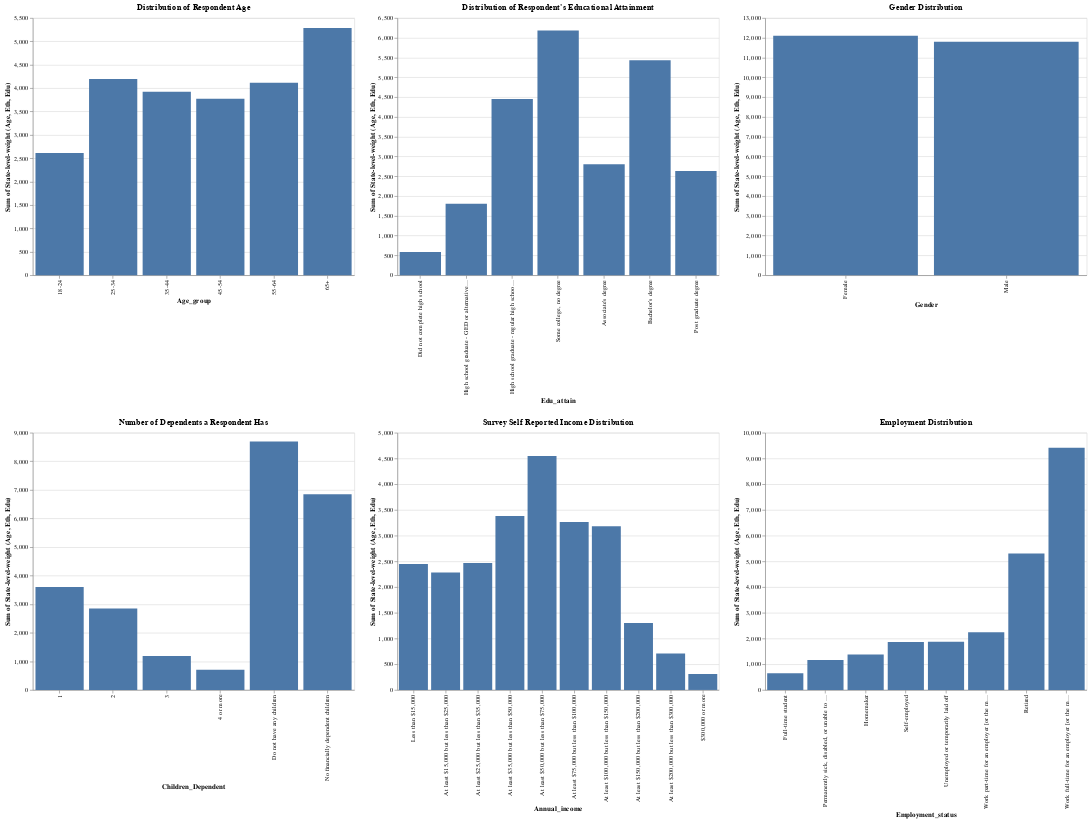

The notebook cell this image was saved under:
### Code cell
# Creating custom order

# Define the custom order for 'Edu_attain' and 'Annual_income'
education_order = [
    "Did not complete high school",
    "High school graduate - GED or alternative credential",
    "High school graduate - regular high school diploma",
    "Some college, no degree",
    "Associate's degree",
    "Bachelor's degree",
    "Post graduate degree"
]

income_order = [
    "Less than $15,000",
    "At least $15,000 but less than $25,000",
    "At least $25,000 but less than $35,000",
    "At least $35,000 but less than $50,000",
    "At least $50,000 but less than $75,000",
    "At least $75,000 but less than $100,000",
    "At least $100,000 but less than $150,000",
    "At least $150,000 but less than $200,000",
    "At least $200,000 but less than $300,000",
    "$300,000 or more"
]

# Creating histograms of continuous features
chart_age = alt.Chart(df, title='Distribution of Respondent Age').mark_bar().encode(
    x=alt.X('Age_group', type='nominal'),
    y=alt.Y('sum(State-level-weight (Age, Eth, Edu)):Q') # Adjust by the state level weights
).properties(width=500, height=400)

chart_edu = alt.Chart(df, title= "Distribution of Respondent's Educational Attainment").mark_bar().encode(
    x=alt.X('Edu_attain', type='nominal', sort= education_order),
    y=alt.Y('sum(State-level-weight (Age, Eth, Edu)):Q'),
).properties(width=500, height=400)

chart_child_dependent = alt.Chart(df, title = 'Number of Dependents a Respondent Has').mark_bar().encode(
    x=alt.X('Children_Dependent', type='nominal'),
    y=alt.Y('sum(State-level-weight (Age, Eth, Edu)):Q') # Adjust by the state level weights
).properties(width=500, height=400)

chart_income = alt.Chart(df, title = 'Survey Self Reported Income Distribution').mark_bar().encode(
    x=alt.X('Annual_income', type='nominal', sort=income_order ),
    y=alt.Y('sum(State-level-weight (Age, Eth, Edu)):Q') # Adjust by the state level weights
).properties(width=500, height=400)

chart_gender = alt.Chart(df, title = 'Gender Distribution').mark_bar().encode(
    x=alt.X('Gender', type='nominal', sort=income_order ),
    y=alt.Y('sum(State-level-weight (Age, Eth, Edu)):Q') # Adjust by the state level weights
).properties(width=500, height=400)

chart_employment = alt.Chart(df, title = 'Employment Distribution').mark_bar().encode(
    x=alt.X('Employment_status', type='nominal', sort='y' ),
    y=alt.Y('sum(State-level-weight (Age, Eth, Edu)):Q') # Adjust by the state level weights
).properties(width=500, height=400)

# Plotting charts
alt.vconcat(alt.hconcat(chart_age, chart_edu, chart_gender), alt.hconcat(chart_child_dependent,chart_income, chart_employment))

### Figure 1 — Vega specification as saved in the notebook (floating-point values rounded to 4 significant figures)
{"$schema": "https://vega.github.io/schema/vega/v5.json", "data": [{"name": "source_0"}, {"name": "data_0", "values": [{"Age_group": "35-44", "sum_State-level-weight (Age, Eth, Edu)": 3920.0}, {"Age_group": "65+", "sum_State-level-weight (Age, Eth, Edu)": 5285.0}, {"Age_group": "45-54", "sum_State-level-weight (Age, Eth, Edu)": 3772.0}, {"Age_group": "25-34", "sum_State-level-weight (Age, Eth, Edu)": 4194.0}, {"Age_group": "55-64", "sum_State-level-weight (Age, Eth, Edu)": 4113.0}, {"Age_group": "18-24", "sum_State-level-weight (Age, Eth, Edu)": 2614.0}]}, {"name": "data_1"}, {"name": "data_2", "values": [{"Edu_attain": "Bachelor's degree", "sum_State-level-weight (Age, Eth, Edu)": 5433.0}, {"Edu_attain": "Associate's degree", "sum_State-level-weight (Age, Eth, Edu)": 2802.0}, {"Edu_attain": "Some college, no degree", "sum_State-level-weight (Age, Eth, Edu)": 6184.0}, {"Edu_attain": "Post graduate degree", "sum_State-level-weight (Age, Eth, Edu)": 2634.0}, {"Edu_attain": "High school graduate - regular high school diploma", "sum_State-level-weight (Age, Eth, Edu)": 4456.0}, {"Edu_attain": "High school graduate - GED or alternative credential", "sum_State-level-weight (Age, Eth, Edu)": 1804.0}, {"Edu_attain": "Did not complete high school", "sum_State-level-weight (Age, Eth, Edu)": 585.0}]}, {"name": "data_3"}, {"name": "data_4", "values": [{"Gender": "Female", "sum_State-level-weight (Age, Eth, Edu)": 12100.0}, {"Gender": "Male", "sum_State-level-weight (Age, Eth, Edu)": 11800.0}]}, {"name": "data_5", "values": [{"Children_Dependent": "2", "sum_State-level-weight (Age, Eth, Edu)": 2854.0}, {"Children_Dependent": "No financially dependent children", "sum_State-level-weight (Age, Eth, Edu)": 6851.0}, {"Children_Dependent": "Do not have any children", "sum_State-level-weight (Age, Eth, Edu)": 8690.0}, {"Children_Dependent": "1", "sum_State-level-weight (Age, Eth, Edu)": 3605.0}, {"Children_Dependent": "3", "sum_State-level-weight (Age, Eth, Edu)": 1188.0}, {"Children_Dependent": "4 or more", "sum_State-level-weight (Age, Eth, Edu)": 710.5}]}, {"name": "data_6"}, {"name": "data_7", "values": [{"Annual_income": "At least $150,000 but less than $200,000", "sum_State-level-weight (Age, Eth, Edu)": 1302.0}, {"Annual_income": "At least $50,000 but less than $75,000", "sum_State-level-weight (Age, Eth, Edu)": 4548.0}, {"Annual_income": "At least $100,000 but less than $150,000", "sum_State-level-weight (Age, Eth, Edu)": 3183.0}, {"Annual_income": "At least $35,000 but less than $50,000", "sum_State-level-weight (Age, Eth, Edu)": 3379.0}, {"Annual_income": "At least $75,000 but less than $100,000", "sum_State-level-weight (Age, Eth, Edu)": 3264.0}, {"Annual_income": "Less than $15,000", "sum_State-level-weight (Age, Eth, Edu)": 2450.0}, {"Annual_income": "At least $15,000 but less than $25,000", "sum_State-level-weight (Age, Eth, Edu)": 2285.0}, {"Annual_income": "At least $25,000 but less than $35,000", "sum_State-level-weight (Age, Eth, Edu)": 2469.0}, {"Annual_income": "At least $200,000 but less than $300,000", "sum_State-level-weight (Age, Eth, Edu)": 708.8}, {"Annual_income": "$300,000 or more", "sum_State-level-weight (Age, Eth, Edu)": 310.2}]}, {"name": "data_8", "values": [{"Employment_status": "Work full-time for an employer [or the military]", "sum_State-level-weight (Age, Eth, Edu)": 9416.0}, {"Employment_status": "Retired", "sum_State-level-weight (Age, Eth, Edu)": 5308.0}, {"Employment_status": "Self-employed", "sum_State-level-weight (Age, Eth, Edu)": 1864.0}, {"Employment_status": "Permanently sick, disabled, or unable to work", "sum_State-level-weight (Age, Eth, Edu)": 1165.0}, {"Employment_status": "Work part-time for an employer [or the military]", "sum_State-level-weight (Age, Eth, Edu)": 2244.0}, {"Employment_status": "Homemaker", "sum_State-level-weight (Age, Eth, Edu)": 1380.0}, {"Employment_status": "Unemployed or temporarily laid off", "sum_State-level-weight (Age, Eth, Edu)": 1875.0}, {"Employment_status": "Full-time student", "sum_State-level-weight (Age, Eth, Edu)": 648.4}]}, {"name": "data_0_concat_0_concat_0_x_domain_Age_group", "values": [{"Age_group": "35-44"}, {"Age_group": "65+"}, {"Age_group": "45-54"}, {"Age_group": "25-34"}, {"Age_group": "55-64"}, {"Age_group": "18-24"}]}, {"name": "data_0_concat_0_concat_0_y_domain_sum_State-level-weight (Age, Eth, Edu)", "values": [{"min": 2614.0, "max": 5285.0}]}, {"name": "data_1_concat_0_concat_1_x_domain_Edu_attain", "values": [{"Edu_attain": "Bachelor's degree", "sort_field": 5.0}, {"Edu_attain": "Associate's degree", "sort_field": 4.0}, {"Edu_attain": "Some college, no degree", "sort_field": 3.0}, {"Edu_attain": "Post graduate degree", "sort_field": 6.0}, {"Edu_attain": "High school graduate - regular high school diploma", "sort_field": 2.0}, {"Edu_attain": "High school graduate - GED or alternative credential", "sort_field": 1.0}, {"Edu_attain": "Did not complete high school", "sort_field": 0.0}]}, {"name": "data_2_concat_0_concat_1_y_domain_sum_State-level-weight (Age, Eth, Edu)", "values": [{"min": 585.0, "max": 6184.0}]}, {"name": "data_3_concat_0_concat_2_x_domain_Gender", "values": [{"Gender": "Female", "sort_field": 10.0}, {"Gender": "Male", "sort_field": 10.0}]}, {"name": "data_4_concat_0_concat_2_y_domain_sum_State-level-weight (Age, Eth, Edu)", "values": [{"min": 11800.0, "max": 12100.0}]}, {"name": "data_5_concat_1_concat_0_x_domain_Children_Dependent", "values": [{"Children_Dependent": "2"}, {"Children_Dependent": "No financially dependent children"}, {"Children_Dependent": "Do not have any children"}, {"Children_Dependent": "1"}, {"Children_Dependent": "3"}, {"Children_Dependent": "4 or more"}]}, {"name": "data_5_concat_1_concat_0_y_domain_sum_State-level-weight (Age, Eth, Edu)", "values": [{"min": 710.5, "max": 8690.0}]}, {"name": "data_6_concat_1_concat_1_x_domain_Annual_income", "values": [{"Annual_income": "At least $150,000 but less than $200,000", "sort_field": 7.0}, {"Annual_income": "At least $50,000 but less than $75,000", "sort_field": 4.0}, {"Annual_income": "At least $100,000 but less than $150,000", "sort_field": 6.0}, {"Annual_income": "At least $35,000 but less than $50,000", "sort_field": 3.0}, {"Annual_income": "At least $75,000 but less than $100,000", "sort_field": 5.0}, {"Annual_income": "Less than $15,000", "sort_field": 0.0}, {"Annual_income": "At least $15,000 but less than $25,000", "sort_field": 1.0}, {"Annual_income": "At least $25,000 but less than $35,000", "sort_field": 2.0}, {"Annual_income": "At least $200,000 but less than $300,000", "sort_field": 8.0}, {"Annual_income": "$300,000 or more", "sort_field": 9.0}]}, {"name": "data_7_concat_1_concat_1_y_domain_sum_State-level-weight (Age, Eth, Edu)", "values": [{"min": 310.2, "max": 4548.0}]}, {"name": "source_0_concat_1_concat_2_x_domain_Employment_status", "values": [{"Employment_status": "Work full-time for an employer [or the military]", "sort_field": 9416.0}, {"Employment_status": "Retired", "sort_field": 5308.0}, {"Employment_status": "Self-employed", "sort_field": 1864.0}, {"Employment_status": "Permanently sick, disabled, or unable to work", "sort_field": 1165.0}, {"Employment_status": "Work part-time for an employer [or the military]", "sort_field": 2244.0}, {"Employment_status": "Homemaker", "sort_field": 1380.0}, {"Employment_status": "Unemployed or temporarily laid off", "sort_field": 1875.0}, {"Employment_status": "Full-time student", "sort_field": 648.4}]}, {"name": "data_8_concat_1_concat_2_y_domain_sum_State-level-weight (Age, Eth, Edu)", "values": [{"min": 648.4, "max": 9416.0}]}], "signals": [{"name": "childHeight", "value": 400}, {"name": "concat_0_childWidth", "value": 500}, {"name": "concat_1_childWidth", "value": 500}], "marks": [{"type": "group", "name": "concat_0_group", "marks": [{"type": "group", "name": "concat_0_concat_0_group", "encode": {"update": {"width": {"signal": "concat_0_childWidth"}, "height": {"signal": "childHeight"}}}, "marks": [{"type": "rect", "name": "concat_0_concat_0_marks", "from": {"data": "data_0"}, "encode": {"update": {"y": {"field": "sum_State-level-weight (Age, Eth, Edu)", "scale": "concat_0_concat_0_y"}, "y2": {"value": 0, "scale": "concat_0_concat_0_y"}, "width": {"signal": "max(0.25, bandwidth('concat_0_concat_0_x'))"}, "fill": {"value": "#4c78a8"}, "x": {"field": "Age_group", "scale": "concat_0_concat_0_x"}}}, "style": ["bar"]}], "axes": [{"scale": "concat_0_concat_0_y", "minExtent": 0, "ticks": false, "zindex": 0, "tickCount": {"signal": "ceil(childHeight/40)"}, "domain": false, "orient": "left", "labels": false, "maxExtent": 0, "aria": false, "grid": true, "gridScale": "concat_0_concat_0_x"}, {"scale": "concat_0_concat_0_x", "title": "Age_group", "orient": "bottom", "labelAngle": 270, "labelBaseline": "middle", "labelAlign": "right", "zindex": 0, "grid": false}, {"scale": "concat_0_concat_0_y", "orient": "left", "tickCount": {"signal": "ceil(childHeight/40)"}, "zindex": 0, "labelOverlap": true, "grid": false, "title": "Sum of State-level-weight (Age, Eth, Edu)"}], "title": {"text": "Distribution of Respondent Age", "frame": "group"}, "style": "cell"}, {"type": "group", "name": "concat_0_concat_1_group", "encode": {"update": {"width": {"signal": "concat_0_childWidth"}, "height": {"signal": "childHeight"}}}, "marks": [{"type": "rect", "name": "concat_0_concat_1_marks", "from": {"data": "data_2"}, "encode": {"update": {"x": {"field": "Edu_attain", "scale": "concat_0_concat_1_x"}, "width": {"signal": "max(0.25, bandwidth('concat_0_concat_1_x'))"}, "fill": {"value": "#4c78a8"}, "y": {"field": "sum_State-level-weight (Age, Eth, Edu)", "scale": "concat_0_concat_1_y"}, "y2": {"value": 0, "scale": "concat_0_concat_1_y"}}}, "style": ["bar"]}], "axes": [{"scale": "concat_0_concat_1_y", "gridScale": "concat_0_concat_1_x", "maxExtent": 0, "labels": false, "domain": false, "grid": true, "orient": "left", "minExtent": 0, "ticks": false, "zindex": 0, "tickCount": {"signal": "ceil(childHeight/40)"}, "aria": false}, {"scale": "concat_0_concat_1_x", "labelAlign": "right", "title": "Edu_attain", "labelAngle": 270, "labelBaseline": "middle", "grid": false, "orient": "bottom", "zindex": 0}, {"scale": "concat_0_concat_1_y", "tickCount": {"signal": "ceil(childHeight/40)"}, "title": "Sum of State-level-weight (Age, Eth, Edu)", "zindex": 0, "orient": "left", "grid": false, "labelOverlap": true}], "title": {"text": "Distribution of Respondent's Educational Attainment", "frame": "group"}, "style": "cell"}, {"type": "group", "name": "concat_0_concat_2_group", "encode": {"update": {"width": {"signal": "concat_0_childWidth"}, "height": {"signal": "childHeight"}}}, "marks": [{"type": "rect", "name": "concat_0_concat_2_marks", "from": {"data": "data_4"}, "encode": {"update": {"width": {"signal": "max(0.25, bandwidth('concat_0_concat_2_x'))"}, "fill": {"value": "#4c78a8"}, "x": {"field": "Gender", "scale": "concat_0_concat_2_x"}, "y": {"field": "sum_State-level-weight (Age, Eth, Edu)", "scale": "concat_0_concat_2_y"}, "y2": {"value": 0, "scale": "concat_0_concat_2_y"}}}, "style": ["bar"]}], "axes": [{"scale": "concat_0_concat_2_y", "aria": false, "ticks": false, "zindex": 0, "grid": true, "orient": "left", "tickCount": {"signal": "ceil(childHeight/40)"}, "gridScale": "concat_0_concat_2_x", "labels": false, "domain": false, "maxExtent": 0, "minExtent": 0}, {"scale": "concat_0_concat_2_x", "labelAlign": "right", "zindex": 0, "title": "Gender", "labelBaseline": "middle", "grid": false, "labelAngle": 270, "orient": "bottom"}, {"scale": "concat_0_concat_2_y", "labelOverlap": true, "grid": false, "orient": "left", "tickCount": {"signal": "ceil(childHeight/40)"}, "title": "Sum of State-level-weight (Age, Eth, Edu)", "zindex": 0}], "title": {"text": "Gender Distribution", "frame": "group"}, "style": "cell"}], "layout": {"padding": 20, "bounds": "full", "align": "each"}}, {"type": "group", "name": "concat_1_group", "marks": [{"type": "group", "name": "concat_1_concat_0_group", "encode": {"update": {"height": {"signal": "childHeight"}, "width": {"signal": "concat_1_childWidth"}}}, "marks": [{"type": "rect", "name": "concat_1_concat_0_marks", "from": {"data": "data_5"}, "encode": {"update": {"y": {"field": "sum_State-level-weight (Age, Eth, Edu)", "scale": "concat_1_concat_0_y"}, "y2": {"value": 0, "scale": "concat_1_concat_0_y"}, "x": {"field": "Children_Dependent", "scale": "concat_1_concat_0_x"}, "width": {"signal": "max(0.25, bandwidth('concat_1_concat_0_x'))"}, "fill": {"value": "#4c78a8"}}}, "style": ["bar"]}], "axes": [{"scale": "concat_1_concat_0_y", "domain": false, "orient": "left", "minExtent": 0, "gridScale": "concat_1_concat_0_x", "grid": true, "aria": false, "maxExtent": 0, "ticks": false, "zindex": 0, "labels": false, "tickCount": {"signal": "ceil(childHeight/40)"}}, {"scale": "concat_1_concat_0_x", "labelBaseline": "middle", "labelAngle": 270, "zindex": 0, "title": "Children_Dependent", "labelAlign": "right", "orient": "bottom", "grid": false}, {"scale": "concat_1_concat_0_y", "tickCount": {"signal": "ceil(childHeight/40)"}, "labelOverlap": true, "title": "Sum of State-level-weight (Age, Eth, Edu)", "grid": false, "zindex": 0, "orient": "left"}], "title": {"text": "Number of Dependents a Respondent Has", "frame": "group"}, "style": "cell"}, {"type": "group", "name": "concat_1_concat_1_group", "encode": {"update": {"width": {"signal": "concat_1_childWidth"}, "height": {"signal": "childHeight"}}}, "marks": [{"type": "rect", "name": "concat_1_concat_1_marks", "from": {"data": "data_7"}, "encode": {"update": {"y2": {"value": 0, "scale": "concat_1_concat_1_y"}, "width": {"signal": "max(0.25, bandwidth('concat_1_concat_1_x'))"}, "x": {"field": "Annual_income", "scale": "concat_1_concat_1_x"}, "y": {"field": "sum_State-level-weight (Age, Eth, Edu)", "scale": "concat_1_concat_1_y"}, "fill": {"value": "#4c78a8"}}}, "style": ["bar"]}], "axes": [{"scale": "concat_1_concat_1_y", "gridScale": "concat_1_concat_1_x", "minExtent": 0, "aria": false, "labels": false, "domain": false, "ticks": false, "maxExtent": 0, "tickCount": {"signal": "ceil(childHeight/40)"}, "zindex": 0, "grid": true, "orient": "left"}, {"scale": "concat_1_concat_1_x", "labelBaseline": "middle", "zindex": 0, "labelAlign": "right", "labelAngle": 270, "title": "Annual_income", "orient": "bottom", "grid": false}, {"scale": "concat_1_concat_1_y", "tickCount": {"signal": "ceil(childHeight/40)"}, "grid": false, "zindex": 0, "orient": "left", "title": "Sum of State-level-weight (Age, Eth, Edu)", "labelOverlap": true}], "title": {"text": "Survey Self Reported Income Distribution", "frame": "group"}, "style": "cell"}, {"type": "group", "name": "concat_1_concat_2_group", "encode": {"update": {"width": {"signal": "concat_1_childWidth"}, "height": {"signal": "childHeight"}}}, "marks": [{"type": "rect", "name": "concat_1_concat_2_marks", "from": {"data": "data_8"}, "encode": {"update": {"x": {"field": "Employment_status", "scale": "concat_1_concat_2_x"}, "fill": {"value": "#4c78a8"}, "width": {"signal": "max(0.25, bandwidth('concat_1_concat_2_x'))"}, "y": {"field": "sum_State-level-weight (Age, Eth, Edu)", "scale": "concat_1_concat_2_y"}, "y2": {"value": 0, "scale": "concat_1_concat_2_y"}}}, "style": ["bar"]}], "axes": [{"scale": "concat_1_concat_2_y", "domain": false, "labels": false, "maxExtent": 0, "zindex": 0, "orient": "left", "gridScale": "concat_1_concat_2_x", "minExtent": 0, "ticks": false, "grid": true, "tickCount": {"signal": "ceil(childHeight/40)"}, "aria": false}, {"scale": "concat_1_concat_2_x", "orient": "bottom", "labelAngle": 270, "title": "Employment_status", "labelBaseline": "middle", "zindex": 0, "grid": false, "labelAlign": "right"}, {"scale": "concat_1_concat_2_y", "zindex": 0, "tickCount": {"signal": "ceil(childHeight/40)"}, "grid": false, "title": "Sum of State-level-weight (Age, Eth, Edu)", "orient": "left", "labelOverlap": true}], "title": {"text": "Employment Distribution", "frame": "group"}, "style": "cell"}], "layout": {"padding": 20, "bounds": "full", "align": "each"}}], "scales": [{"name": "concat_0_concat_0_x", "type": "band", "domain": {"data": "data_0_concat_0_concat_0_x_domain_Age_group", "field": "Age_group", "sort": true}, "range": [0, {"signal": "concat_0_childWidth"}], "paddingInner": 0.1, "paddingOuter": 0.05}, {"name": "concat_0_concat_0_y", "type": "linear", "domain": [{"signal": "(data(\"data_0_concat_0_concat_0_y_domain_sum_State-level-weight (Age, Eth, Edu)\")[0] || {}).min"}, {"signal": "(data(\"data_0_concat_0_concat_0_y_domain_sum_State-level-weight (Age, Eth, Edu)\")[0] || {}).max"}], "range": [{"signal": "childHeight"}, 0], "zero": true, "nice": true}, {"name": "concat_0_concat_1_x", "type": "band", "domain": {"data": "data_1_concat_0_concat_1_x_domain_Edu_attain", "field": "Edu_attain", "sort": {"op": "max", "field": "sort_field"}}, "range": [0, {"signal": "concat_0_childWidth"}], "paddingInner": 0.1, "paddingOuter": 0.05}, {"name": "concat_0_concat_1_y", "type": "linear", "domain": [{"signal": "(data(\"data_2_concat_0_concat_1_y_domain_sum_State-level-weight (Age, Eth, Edu)\")[0] || {}).min"}, {"signal": "(data(\"data_2_concat_0_concat_1_y_domain_sum_State-level-weight (Age, Eth, Edu)\")[0] || {}).max"}], "range": [{"signal": "childHeight"}, 0], "nice": true, "zero": true}, {"name": "concat_0_concat_2_x", "type": "band", "domain": {"data": "data_3_concat_0_concat_2_x_domain_Gender", "field": "Gender", "sort": {"op": "max", "field": "sort_field"}}, "range": [0, {"signal": "concat_0_childWidth"}], "paddingInner": 0.1, "paddingOuter": 0.05}, {"name": "concat_0_concat_2_y", "type": "linear", "domain": [{"signal": "(data(\"data_4_concat_0_concat_2_y_domain_sum_State-level-weight (Age, Eth, Edu)\")[0] || {}).min"}, {"signal": "(data(\"data_4_concat_0_concat_2_y_domain_sum_State-level-weight (Age, Eth, Edu)\")[0] || {}).max"}], "range": [{"signal": "childHeight"}, 0], "zero": true, "nice": true}, {"name": "concat_1_concat_0_x", "type": "band", "domain": {"data": "data_5_concat_1_concat_0_x_domain_Children_Dependent", "field": "Children_Dependent", "sort": true}, "range": [0, {"signal": "concat_1_childWidth"}], "paddingInner": 0.1, "paddingOuter": 0.05}, {"name": "concat_1_concat_0_y", "type": "linear", "domain": [{"signal": "(data(\"data_5_concat_1_concat_0_y_domain_sum_State-level-weight (Age, Eth, Edu)\")[0] || {}).min"}, {"signal": "(data(\"data_5_concat_1_concat_0_y_domain_sum_State-level-weight (Age, Eth, Edu)\")[0] || {}).max"}], "range": [{"signal": "childHeight"}, 0], "nice": true, "zero": true}, {"name": "concat_1_concat_1_x", "type": "band", "domain": {"data": "data_6_concat_1_concat_1_x_domain_Annual_income", "field": "Annual_income", "sort": {"op": "max", "field": "sort_field"}}, "range": [0, {"signal": "concat_1_childWidth"}], "paddingInner": 0.1, "paddingOuter": 0.05}, {"name": "concat_1_concat_1_y", "type": "linear", "domain": [{"signal": "(data(\"data_7_concat_1_concat_1_y_domain_sum_State-level-weight (Age, Eth, Edu)\")[0] || {}).min"}, {"signal": "(data(\"data_7_concat_1_concat_1_y_domain_sum_State-level-weight (Age, Eth, Edu)\")[0] || {}).max"}], "range": [{"signal": "childHeight"}, 0], "zero": true, "nice": true}, {"name": "concat_1_concat_2_x", "type": "band", "domain": {"data": "source_0_concat_1_concat_2_x_domain_Employment_status", "field": "Employment_status", "sort": {"op": "max", "field": "sort_field"}}, "range": [0, {"signal": "concat_1_childWidth"}], "paddingOuter": 0.05, "paddingInner": 0.1}, {"name": "concat_1_concat_2_y", "type": "linear", "domain": [{"signal": "(data(\"data_8_concat_1_concat_2_y_domain_sum_State-level-weight (Age, Eth, Edu)\")[0] || {}).min"}, {"signal": "(data(\"data_8_concat_1_concat_2_y_domain_sum_State-level-weight (Age, Eth, Edu)\")[0] || {}).max"}], "range": [{"signal": "childHeight"}, 0], "nice": true, "zero": true}], "layout": {"padding": 20, "columns": 1, "bounds": "full", "align": "each"}, "padding": 5, "background": "white"}
